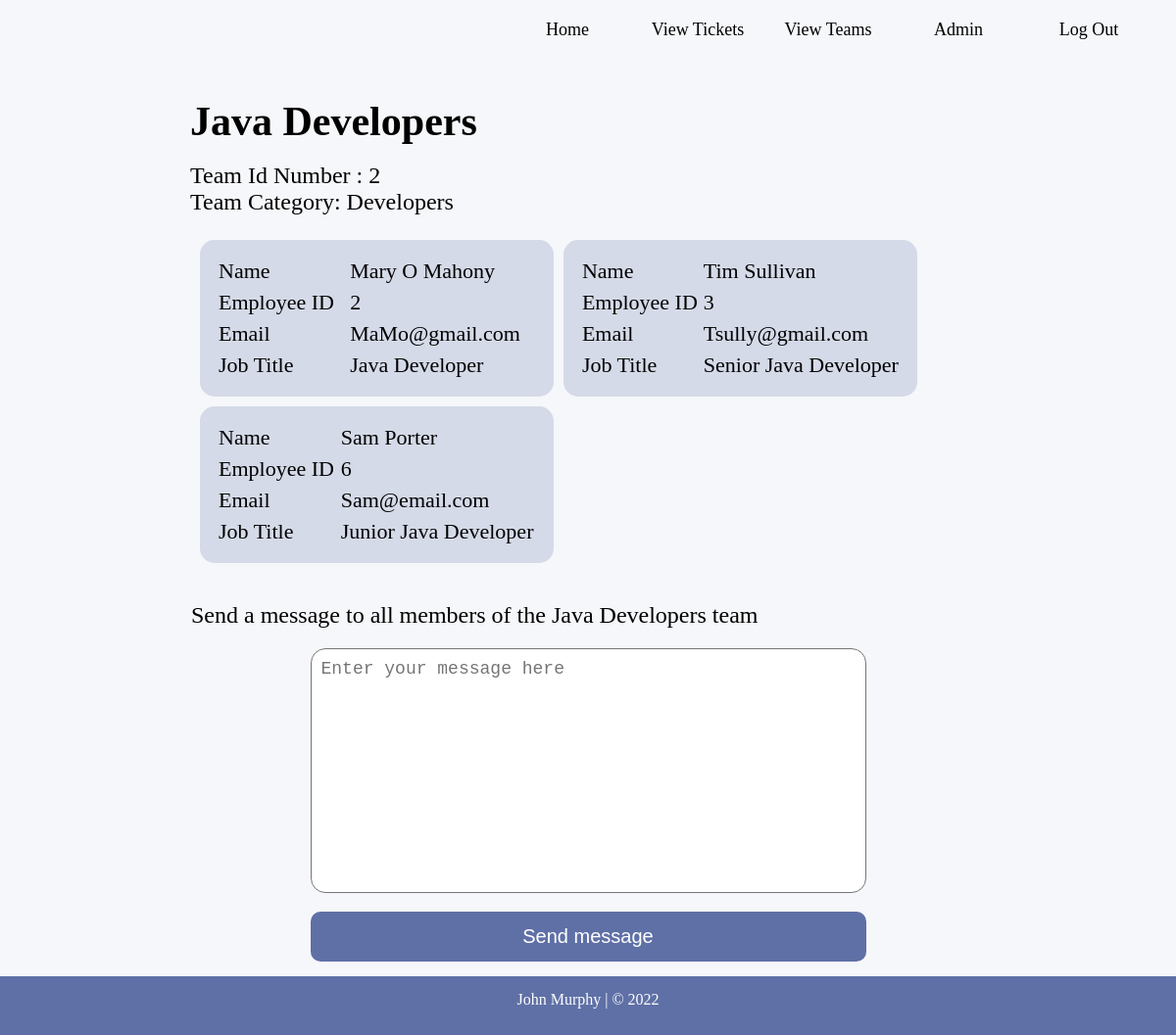
The page /teams/2 on the database its author committed.
### TicketDB.py (models this page shows, shortened)
class Team(db.Model):
    __tablename__ = "teamtable"
    team_id = db.Column(db.Integer, primary_key=True, unique=True, autoincrement=True)
    team_name = db.Column(db.String(50), unique=True)
    team_category = db.Column(db.String(50))

class User(db.Model):
    __tablename__ = "usertable"
    user_id = db.Column(db.Integer, primary_key=True, unique=True, autoincrement=True)
    username = db.Column(db.String(50))
    name = db.Column(db.String(50))
    email = db.Column(db.String(50), unique=True)
    jobTitle = db.Column(db.String(60))
    password = db.Column(db.String(12))
    dateCreated = db.Column(db.DATETIME, default=func.now())
    tasksComplete = db.Column(db.Integer)
    team_id = db.Column(db.Integer, db.ForeignKey(Team.team_id))
    team_user = db.relationship("Team", backref='User')

### main.py (the view, shortened to what this page needs)
@app.route('/teams/<int:chosen_id>', methods=['GET', 'POST'])
def Teaminfo(chosen_id):
    teaminfo = Team.query.filter_by(team_id=chosen_id).first()
    allMembers = User.query.with_entities(User.user_id, User.name, User.email, User.jobTitle).filter(User.team_id ==
                    chosen_id).all()
    all_emails = User.query.with_entities(User.email).filter(User.team_id ==
                    chosen_id).all()
    groupemail_list = []
    for email in all_emails:
        email = str(email)
        email = email.strip("[ ] , ', ( )")
        groupemail_list.append(email)
    if request.method == 'GET':
        return render_template('team.html', teaminfo=teaminfo, allMembers=allMembers)

### templates/team.html (shortened to what this page needs)
<!DOCTYPE html>
<html lang="en">
<head>
	<link rel="stylesheet" href="{{ url_for('static', filename='css/ttStyle.css') }}">
</head>
<body>
<div id="wrapper">
	<header id="head-home">
		<ul class="nav-links">
			<li id="header-links" class="link-buttons"><a href="/">Home</a></li>
			<li id="header-links" class="link-buttons"><a href="/opentickets">View Tickets</a></li>
			<li id="header-links" class="link-buttons"><a href="/teams">View Teams</a></li>
			<li id="header-links" class="link-buttons"><a href="/admin_data">Admin</a></li>
			<li id="header-links"class="link-buttons"><a href="/logout">Log Out</a></li>
		</ul>
	</header>
	<div id="teampage_outer">
		<div id="team_header">
			<div id="team_header_in">
				<h1> {{ teaminfo.team_name }} </h1>
				<br>
				<p id="mail_p">Team Id Number : {{ teaminfo.team_id }}</p>
				<p id="mail_p">Team Category: {{teaminfo.team_category}}</p>
			</div>
		</div>
			<div id="teampage_inner">
				{% for member in allMembers %}
					<div id="member_card">
						<table id="employee_table" style="overflow-x:auto;">
							<tr>
								<td>Name</td>
								<td>{{member.name}}</td>
							</tr>
							<tr>
								<td>Employee ID</td>
								<td>{{member.user_id}}</td>
							</tr>
							<tr>
								<td>Email</td>
								<td>{{member.email}}</td>
							</tr>
							<tr>
								<td>Job Title</td>
								<td>{{member.jobTitle}}</td>
							</tr>
						</table>
					</div>
				{% endfor %}
			</div>
	</div>
	<div id="email_outer">
		<div id="email_inner">
			<div id="mail_message">
				<p id="mail_p">Send a message to all members of the {{ teaminfo.team_name }} team </p>
			</div>
			<div id="mail_box">
				<form id="email-form" action='' method = "POST">
					<textarea name="team_email_message" id="email_text" placeholder="Enter your message here" required></textarea>
					  <input type = "submit" value = "Send message" id="send_email_button">
				</form>
			</div>
		</div>
	</div>
</div>
<footer>
	<p>John Murphy | &copy; 2022</p>
</footer>
</body>
</html>

### static/css/ttStyle.css (style rules this page uses)
* { margin:0; }
html, body { height: 100%; }
#wrapper { float:left; width: 100%; min-height: 100vh; padding-bottom: 60px; background:#f6f7fa; box-sizing: border-box; }
#head-home { float: left; width:100%; height:80px; padding-bottom: 20px; box-sizing: border-box; }
ul.nav-links { float: right; height: 60px; margin-top: 12.5px; margin-right: 10px; }
li.link-buttons { float:left; line-height: 35px; width:100px; margin-right: 25px; list-style-type: none; text-align: center; font-size: 18px; border-radius:12px; border-right-width: 4px; border-left-width: 4px; border-right-style: solid; border-left-style: solid; color: #f6f7fa; border-color: #f6f7fa; font-family: PTSans; }
li#header-links { color: #000; }
#header-links a { text-decoration: none; color: #000 }
footer { float: left; width:100%; height:60px; font-family: PTSans; background: #5f70a6; text-align: center; color: #fff; margin-top: -60px; padding-top: 15px; box-sizing: border-box; }
td { text-overflow: ellipsis; white-space: nowrap; overflow: hidden; }
#team_header { float: left; width: 100%; margin-bottom: 20px; }
#team_header_in { margin: 0 auto; width: 70%; }
#team_header_in h1 { font-size: 42px; }
#teampage_outer { float: left; width: 100%; height: 100%; padding: 20px; box-sizing: border-box; }
#teampage_inner { width: 70%; height: auto; margin: 0 auto; padding: 5px; box-sizing: border-box; }
#member_card { float: left; width: 45%; border-radius: 15px; padding: 15px; margin: 5px; background: #d5dae8; box-sizing: border-box; }
#employee_table { width: 100%; font-size: 22px; }
#employee_table td { padding: 2px; text-align: left; }
#email_outer { float: left; width: 100%; box-sizing: border-box; }
#email_inner { margin: 0 auto; width: 70%; padding: 15px; box-sizing: border-box; }
#mail_message { float: left; width: 100%; padding-bottom: 20px; box-sizing: border-box; }
#mail_p { font-size: 24px; }
#mail_box { margin: 0 auto; width: 70%; height: 300px; text-align: center; margin-bottom: 25px; box-sizing: border-box; }
#email_text { margin: 0 auto; border-radius: 15px; width: 100%; height: 250px; resize: none; font-size: 18px; padding: 10px; box-sizing: border-box; }
#send_email_button { float: left; width: 100%; font-size: 20px; color: #ffffff; padding: 14px 20px; background: #5f70a6; margin: 15px 0 ; border: none; border-radius: 10px; cursor: pointer; }

### rows shown on the page
Team: team_name "Java Developers", team_id "2", team_category "Developers"
User: name "Mary O Mahony", user_id "2", email "MaMo@gmail.com", jobTitle "Java Developer"
User: name "Tim Sullivan", user_id "3", email "Tsully@gmail.com", jobTitle "Senior Java Developer"
User: name "Sam Porter", user_id "6", email "Sam@email.com", jobTitle "Junior Java Developer"
